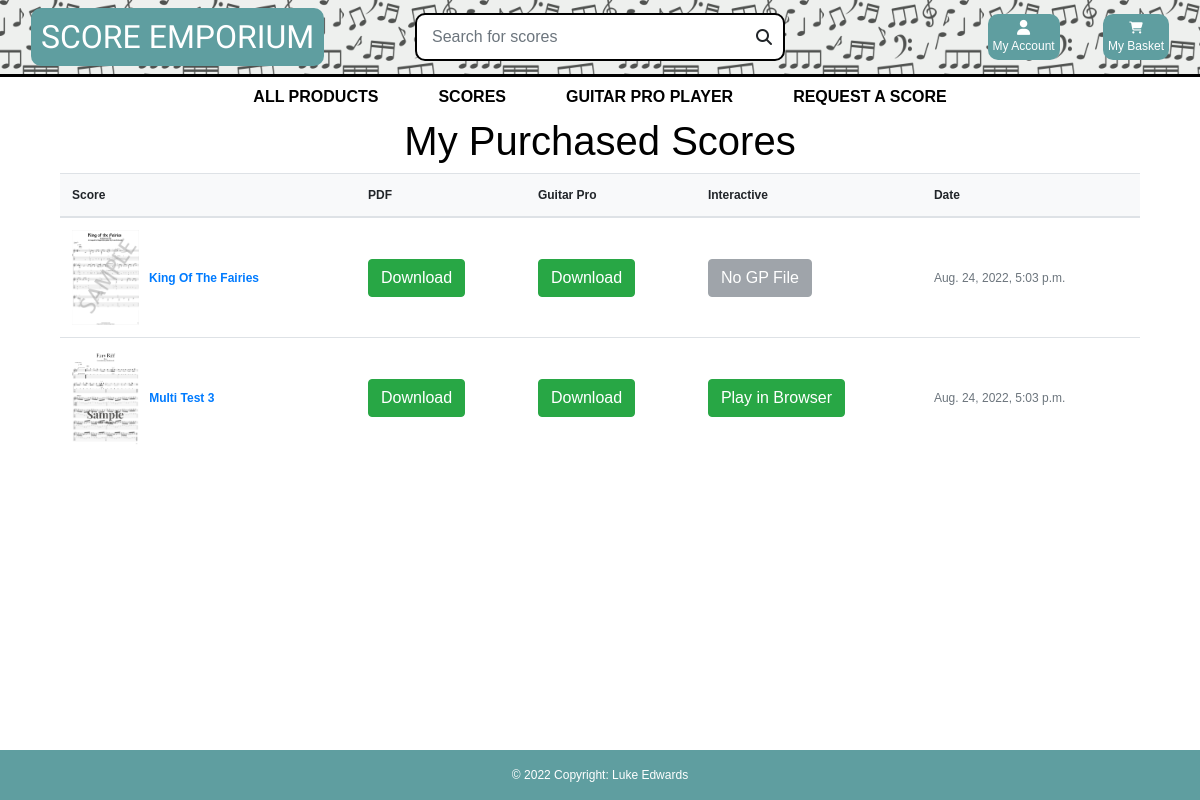
Page /profile/ (signed in) on the earlier database version.
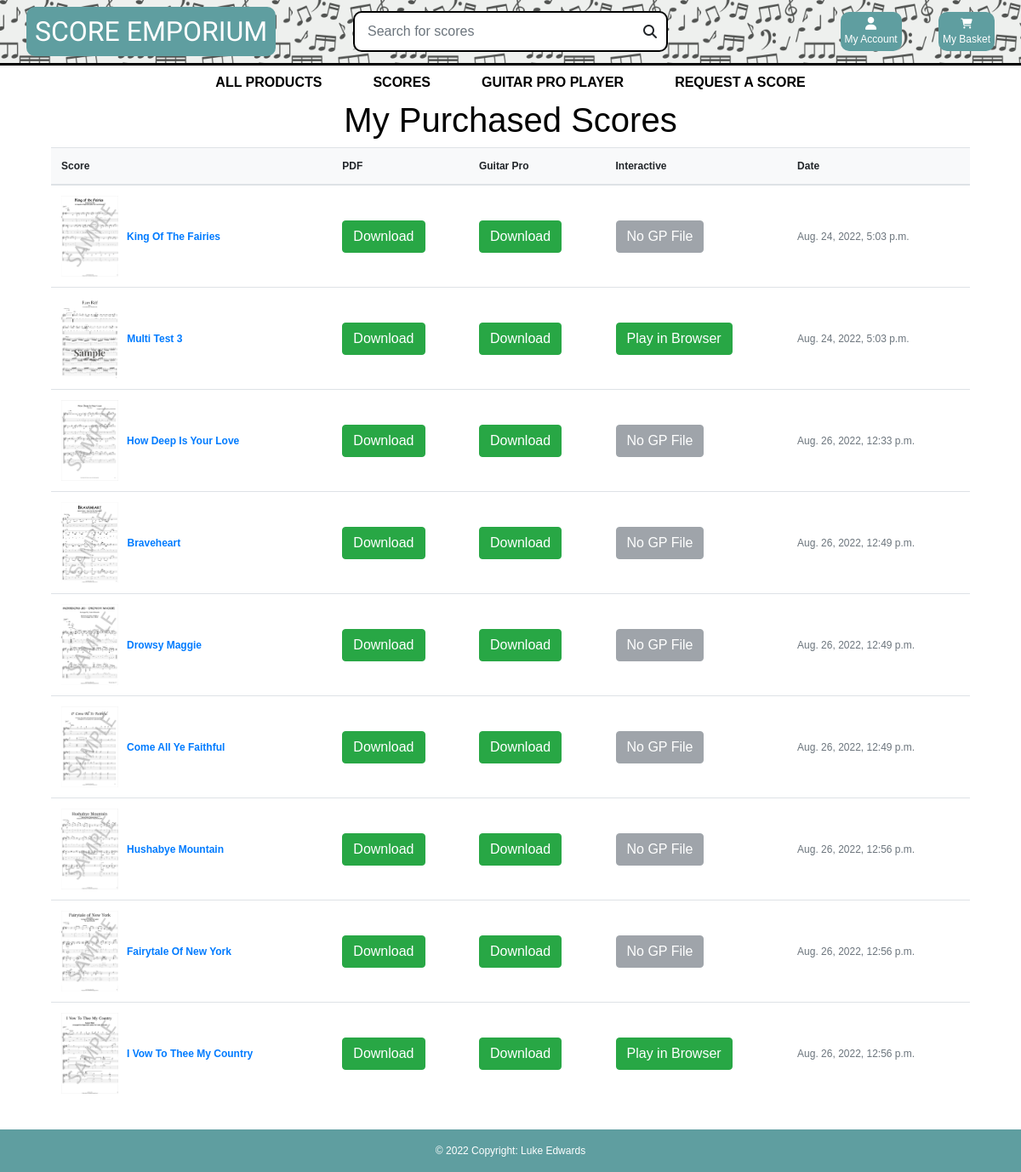
Same page on the later database version.
### checkout/models.py (models this page shows, shortened)
class OrderLineItem(models.Model):
    order = models.ForeignKey(Order, null=False, blank=False, on_delete=models.CASCADE, related_name='lineitems')
    product = models.ForeignKey(Product, null=False, blank=False, on_delete=models.CASCADE)
    lineitem_total = models.DecimalField(max_digits=6, decimal_places=2, null=False, blank=False, editable=False)
    vendor = models.CharField(max_length=32, null=True, blank=True)

class Order(models.Model):
    order_number = models.CharField(max_length=32, null=False, editable=False)
    user_profile = models.ForeignKey(UserProfile, on_delete=models.SET_NULL,
                                     null=True, blank=True, related_name='orders')
    username = models.CharField(max_length=32, null=False, editable=False)
    full_name = models.CharField(max_length=50, null=False, blank=False)
    email = models.EmailField(max_length=254, null=False, blank=False)
    phone_number = models.CharField(max_length=20, null=False, blank=False)
    date = models.DateTimeField(auto_now_add=True)
    order_total = models.DecimalField(max_digits=10, decimal_places=2, null=False, default=0)

### products/models.py (models this page shows, shortened)
class Product(models.Model):
    genre = models.ForeignKey('Genre', null=True, blank=True, on_delete=models.SET_NULL)
    difficulty = models.ForeignKey('Difficulty', null=True, blank=True, on_delete=models.SET_NULL)
    sku = models.CharField(max_length=254, null=True, blank=True)
    name = models.CharField(max_length=254)
    description = models.TextField()
    price = models.DecimalField(max_digits=6, decimal_places=2)
    rating = models.DecimalField(max_digits=6, decimal_places=2, null=True, blank=True)
    image_url = models.URLField(max_length=1024, null=True, blank=True)
    image = models.ImageField(null=True, blank=True,)
    vendor = models.CharField(max_length=254, null=True)
    PDF = models.FileField(null=True,)
    Guitar_Pro_Unlocked = models.FileField(null=True,)
    Guitar_Pro_Locked = models.FileField(null=True, blank=True)
    video = models.URLField(max_length=1024, null=True, blank=True)

### user_profile/views.py (the view)
# urls.py: path('profile/', include('user_profile.urls')),
def user_profile(request):
    profile = get_object_or_404(UserProfile, user=request.user)
    products = Product.objects.all()
    orders = profile.orders.all()
    context = {
        'products': products,
        'profile': profile,
        'orders': orders
    }
    return render(request, 'user_profile/profile.html', context)

### cart/contexts.py (called while the page is built, shortened)
def cart_contents(request):
    cart_items = []
    total = 0
    product_count = 0
    cart = request.session.get('cart', {})
    total = total
    context = {
        'cart_items': cart_items,
        'total': total,
        'product_count': product_count,
    }
    return context

### user_profile/templates/user_profile/profile.html (shortened to what this page needs)
{% extends "base.html" %}
{% load static %}
{% block content %}
<div style="margin: 0 auto;" class=" text-black">
    <h1 class="text-center">My Purchased Scores</h1>
    <div style="width: 90%; margin: 0 auto;" class="row ">
      <table id="scores-container" class="table align-middle mb-0 bg-white">
        <thead class="bg-light">
          <tr>
            <th>Score</th>
            <th>PDF</th>
            <th>Guitar Pro</th>
            <th>Interactive</th>
            <th>Date</th>
          </tr>
        </thead>
        <tbody>
          {% for order in orders %}
            {% for item in order.lineitems.all%}
          <tr>
            <td>
              <div class="d-flex align-items-center">
                <a href="/media/{{item.product.image}}" target="_blank">
                <img
                    id="purchased-img"
                    src="/media/{{item.product.image}}"
                    alt="{{item.product.name}}"
                    style="max-height: 95px; margin-right: 10px;"
                    class=""
                    />
                  </a>
                <div class="ms-3">
                  <a href="{% url 'product_detail' item.product.id %}">
                    <strong>{{item.product.name|title}}</strong>
                    </a>
                </div>
              </div>
            </td>
            <td>
              <a href="/media/{{item.product.PDF}}" class="btn btn-success my-auto" target="_blank">Download</a>
            </td>
            <td>
              {% if item.product.Guitar_Pro_Locked%}
              <a href="/media/{{item.product.Guitar_Pro_Locked}}" class="btn btn-success" target="_blank">Download</a>
              {% else %}
              {% if item.product.Guitar_Pro_Unlocked%}
              <a href="/media/{{item.product.Guitar_Pro_Unlocked}}" class="btn btn-success" target="_blank">Download</a>
              {%else%}
              <p>No Guitar Pro File</p>
              {%endif%}
              {%endif%}
            </td>
            <td>
              {% if item.product.Guitar_Pro_Unlocked %}
              <span><a href="{% url 'guitar_pro' item.product.id%}" class="btn btn-success">Play in Browser</a></span>
              {%else%}
              <span><input type="button" disabled value="No GP File" class="btn btn-secondary"></span>
              {%endif%}
            </td>
            <td>
              <span class="text-muted">{{order.date}}</span>
            </td>
          </tr>
          {%endfor%}
          {%endfor%}
        </tbody>
      </table>
    </div>
  </div>
{% endblock %}

### templates/base.html (shortened to what this page needs)
{% load static %}
<!doctype html>
<html lang="en">
  <head>
    {% block corecss %}
    <link rel="stylesheet" href="https://cdn.jsdelivr.net/npm/bootstrap@4.6.1/dist/css/bootstrap.min.css">
    <link rel="stylesheet" href="{% static 'css/base.css' %}">
    <link href="http://maxcdn.bootstrapcdn.com/font-awesome/4.1.0/css/font-awesome.min.css" rel="stylesheet">
    <link rel="stylesheet" href="https://cdnjs.cloudflare.com/ajax/libs/font-awesome/6.1.1/css/all.min.css"
 />
    {% endblock %}
    {% block extra_css %}
    <link rel="stylesheet" href="{% static 'css/scores.css'%}">
    {% endblock %}
  </head>
  <body>
    <header id="nav-container" class="container-fluid">
        <div style="border-bottom: solid;" class="row">
            <div class="col-12 col-lg-4 my-auto py-1 py-lg-0 text-center text-lg-left">
                <a href="{% url 'home' %}" class="nav-link main-logo-link">
                    <h2 id="logo" class="logo-font text-black my-0">Score Emporium</h2>
                </a>
            </div>
            <div class="col-12 col-lg-4 my-auto py-1 py-lg-0">
                <form id="main-search" method="GET" action="{% url 'products' %}">
                    <div class="input-group w-100">
                        <input id="search-box"  class="form-control  rounded-0" type="text" name="q" placeholder="Search for scores">
                        <div id="search-btn-div">
                        <button id="search-btn" class="form-control btn " type="submit">
                            <span class="icon">
                                <i class="fas fa-search"></i>
                            </span>
                        </button>
                        </div>
                    </div>
                </form>
            </div>
            <div class="col-12 col-lg-4 my-auto py-1 py-lg-0">
                <ul class="list-inline list-unstyled text-center text-lg-right my-0">
                    <li class="list-inline-item dropdown">
                        <a class=" nav-link" href="#" id="user-options" data-toggle="dropdown" aria-haspopup="true" aria-expanded="false">
                            <div id="account-button" class="text-center">
                                <div></div>
                                <p class="my-0">My Account</p>
                            </div>
                        </a>
                    </li>
                    <li class="list-inline-item">
                        <a class="{% if grand_total %}text-info font-weight-bold{% else %}text-black{% endif %} nav-link" href="{% url 'view_cart'%}">
                            <div id="cart-button" class="text-center">
                                <div><i class="fa-solid fa-cart-shopping"></i></div>
                                <p class="my-0">My Basket</p>
                            </div>
                        </a>
                    </li>
                </ul>
            </div>
        </div>
        <div class="row bg-white">
            <nav class="navbar navbar-expand-lg navbar-light w-100">
                {% include 'includes/main-nav.html' %}
            </nav>
        </div>
    </header>
    {% block content %}
    {% endblock %}
    <footer id="footer" class=" text-center text-lg-start">
        <div class="text-center p-3">
          © 2022 Copyright: Luke Edwards
        </div>
      </footer>
  </body>
</html>

### templates/includes/main-nav.html (shortened to what this page needs)
<div class="collapse navbar-collapse" id="main-nav">
    <ul class="navbar-nav w-auto mx-auto">
        <li class="nav-item dropdown">
            <a class="logo-font font-weight-bold nav-link text-black mr-5 main-nav-link" href="{% url 'products'%}" id="all-products-link"  aria-haspopup="true" aria-expanded="false">
                All Products
            </a>
        </li>
        <li class="nav-item dropdown">
            <a class="logo-font font-weight-bold nav-link text-black mr-5 main-nav-link" href="#" id="clothing-link" data-toggle="dropdown" aria-haspopup="true" aria-expanded="false">
                Scores
            </a>
        </li>
        <li class="nav-item dropdown">
            <a class="logo-font font-weight-bold nav-link text-black mr-5 main-nav-link" href="{%url 'guitar_pro'%}" id="guitar-pro-link" >
                Guitar Pro Player
            </a>
        </li>
        <li class="nav-item dropdown">
            <a class="logo-font font-weight-bold nav-link text-black main-nav-link" href="#" href="{% url 'make_request'%}" data-toggle="dropdown" aria-haspopup="true" aria-expanded="false">
                Request a Score
            </a>
        </li>
    </ul>
</div>

### static/css/base.css (style rules this page uses)
html { height: 100%; }
body { height: 100%; min-height: 100%; margin: 0; padding-bottom: 30px; }
#nav-container { background-image: url(/static/media_1/sheet-music-pattern.jpg); background-repeat: repeat; background-size: 160px; box-shadow:inset 0 0 0 2000px rgba(210, 215, 211, 0.38); }
#account-button { background-color: cadetblue; color: white; padding: 5px; border-radius: 10px; transition: .5s ease-in-out, box-shadow .4s ease-in-out; }
#cart-button { background-color: cadetblue; color: white; padding: 5px; border-radius: 10px; transition: .5s ease-in-out, box-shadow .4s ease-in-out; }
#main-nav a { font-size: 1rem; }
#main-search { border-radius: 10px !important; border: 2px solid black; padding: 3px; background-color: white; }
#logo { font-family: 'Arima', cursive; background-color: cadetblue; border-radius: 10px; color: white !important; padding: 10px; transition: .5s ease-in-out, box-shadow .4s ease-in-out; }
body { background-size: cover; height: calc(100vh - 164px); color: black !important; font-family: 'Helvetica'; }
#search-btn { padding: 0; border-top-right-radius: 10px; border-bottom-right-radius: 10px; transition: .3s ease-in-out, box-shadow .3s ease-in-out; }
#search-btn-div { width: 3rem; }
.icon { align-items: center; display: inline-flex; height: 1.5rem; width: 1.5rem; border: none; float: right; border-top-right-radius: 10px; border-bottom-right-radius: 10px; }
#search-box { border: none; }
.logo-font { text-transform: uppercase; }
.main-logo-link { width: fit-content; }
#scores-container { margin-bottom: 80px !important; overflow: scroll; width: 100%; }
#footer { margin-top: 25px; background-color: cadetblue !important; color: white; bottom: 0; width: 100%; position: fixed; bottom: 0; z-index: 9999; left: 0 !important; }
.text-black { color: #000 !important; }
* { box-sizing: border-box; }
.row:after { content: ""; display: table; clear: both; }
#purchased-img { transition: .3s ease-in-out; }
.table td, .table th { vertical-align: middle !important; }
.main-nav-link { box-shadow: inset 0 0 0 0 #54b3d6; color: #54b3d6; margin: 0 -.25rem; padding: 0 .25rem; transition: .5s ease-in-out, box-shadow .4s ease-in-out; border-radius: 10px; }

### static/css/scores.css (style rules this page uses)
body { font-family: Arial, Helvetica, sans-serif; font-size: 12px; }

Differences in the rows shown:
added Order: date "Aug. 26, 2022, 12:33 p.m."
added OrderLineItem: product.image (picture), product.name "How Deep Is Your Love"
added Order: date "Aug. 26, 2022, 12:49 p.m."
added OrderLineItem: product.image (picture), product.name "Braveheart"
added OrderLineItem: product.image (picture), product.name "Drowsy Maggie"
added OrderLineItem: product.image (picture), product.name "Come All Ye Faithful"
added Order: date "Aug. 26, 2022, 12:56 p.m."
added OrderLineItem: product.image (picture), product.name "Hushabye Mountain"
added OrderLineItem: product.image (picture), product.name "Fairytale Of New York"
added OrderLineItem: product.image (picture), product.name "I Vow To Thee My Country", shows "Play in Browser"
